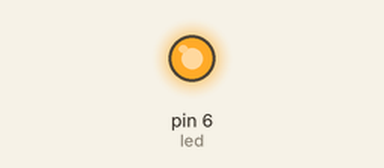
Bench run of a sketch on a simulated Arduino Uno, built with avr-gcc and run on an emulated ATmega328P. On the bench: output pins drawn as LEDs (lit = HIGH).

Above: at 0.35 s.
At 7.1 s:
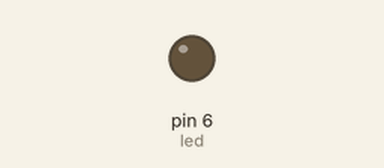
Timing chart, 0 to 8.5 s (numbered marks = the images above):
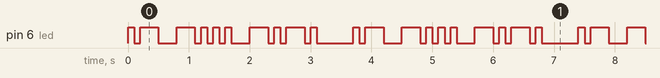

The sketch:

MCRWrite.ino
```cpp
/**
   handles LED and writing morse code
*/

/*
 *******************************************************
    variables
 *******************************************************
*/

int unit = 100; // num milliseconds per unit
int pr = A0; //pin for photoresistor
int led = 6; //pin for LED


/*
*******************************************************
   function declarations
*******************************************************
*/

void dash();
void dot();

//all the letters of the alphabet
void A();
void B();
void C();
void D();
void E();
void FF(); //called this because F() is already a function
void G();
void H();
void I();
void J();
void K();
void L();
void M();
void N();
void O();
void P();
void Q();
void R();
void S();
void T();
void U();
void V();
void W();
void X();
void Y();
void Z();
void spaceW();
void spaceL();

/*
 *******************************************************
    subroutines
 *******************************************************
*/

void dash() {
  //three units of time for dash
  digitalWrite(led, HIGH);
  delay(unit * 3);
  //one unit of time for space between parts of the letter
  digitalWrite(led, LOW);
  delay(unit);
}

void dot() {
  //one unit of time
  digitalWrite(led, HIGH);
  delay(unit);
  //one unit of time for space between parts of the letter
  digitalWrite(led, LOW);
  delay(unit);
}

void A() {
  dot();
  dash();
}

void B() {
  dash();
  dot();
  dot();
  dot();
}

void C() {
  dash();
  dot();
  dash();
  dot();
}

void D() {
  dash();
  dot();
  dot();
}

void E() {
  dot();
}

void FF() {
  dot();
  dot();
  dash();
  dot();
}

void G() {
  dash();
  dash();
  dot();
}

void H() {
  dot();
  dot();
  dot();
  dot();
}

void I() {
  dot();
  dot();
}

void J() {
  dot();
  dash();
  dash();
  dash();
}

void K() {
  dash();
  dot();
  dash();
}

void L() {
  dot();
  dash();
  dot();
  dot();
}

void M() {
  dash();
  dash();
}

void N() {
  dash();
  dot();
}

void O() {
  dash();
  dash();
  dash();
}

void P() {
  dot();
  dash();
  dash();
  dot();
}

void Q() {
  dash();
  dash();
  dot();
  dash();
}

void R() {
  dot();
  dash();
  dot();
}

void S() {
  dot();
  dot();
  dot();
}

void T() {
  dash();
}

void U() {
  dot();
  dot();
  dash();
}

void V() {
  dot();
  dot();
  dot();
  dash();
}

void W() {
  dot();
  dash();
  dash();
}

void X() {
  dash();
  dot();
  dot();
  dash();
}

void Y() {
  dash();
  dot();
  dash();
  dash();
}

void Z() {
  dash();
  dash();
  dot();
  dot();
}

void spaceW() {
  //space b/t words is supposed to be 7 in MC
  //but that's too long so let's do
  digitalWrite(led, LOW);
  delay(unit * 5);
}

void spaceL() {
  digitalWrite(led, LOW);
  delay(unit * 2);
}


void setup() {
  pinMode(led, OUTPUT);

}

void loop() {


  A();
  spaceL();
  B();
  spaceL();
  C();
  spaceW();


}
```

Measured:
- by itself, pin 6 (led): repeats every 3.7 s: LOW 0.10 s, HIGH 0.30 s, LOW 0.30 s, HIGH 0.30 s, 3 × (LOW 0.10 s, HIGH 0.10 s), LOW 0.30 s, HIGH 0.30 s, LOW 0.10 s, HIGH 0.10 s, LOW 0.10 s, HIGH 0.30 s, LOW 0.10 s, HIGH 0.10 s, LOW 0.60 s, HIGH 0.10 s
- by itself, everything shown: repeats every 3.7 s, in 20 steps
